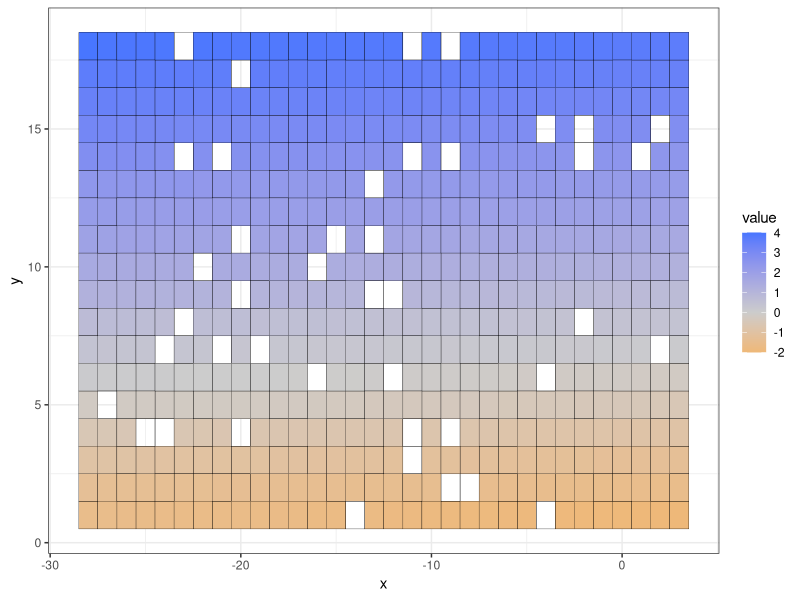
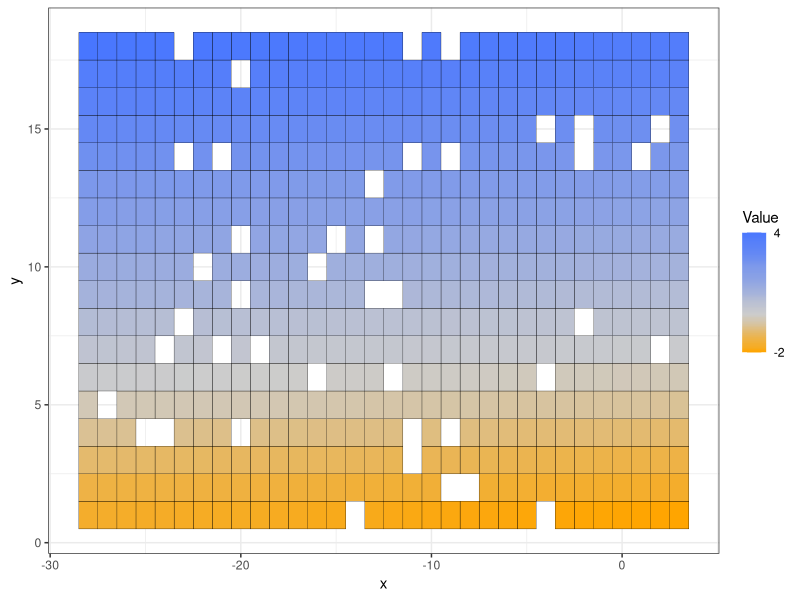
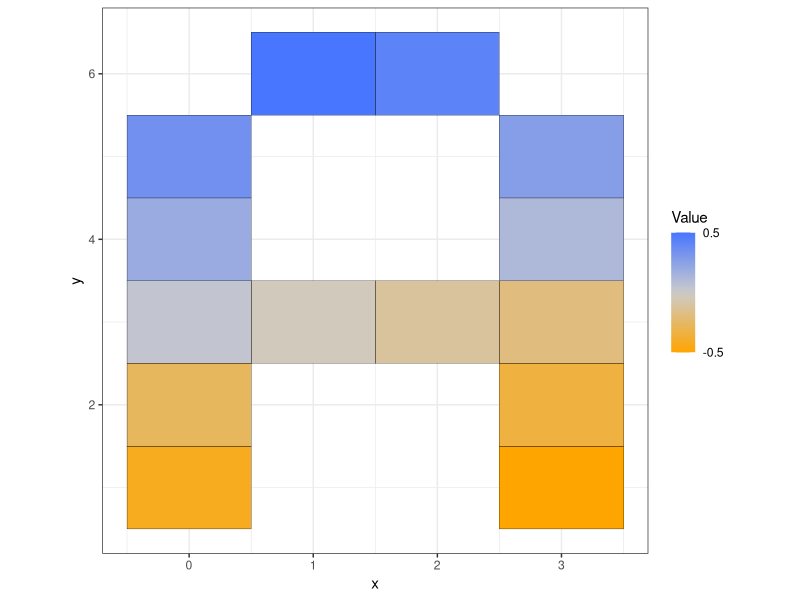

These charts were generated, in order, by the following R code:
library(tidyverse)

data_to_long_dataframe <- function(vs, width) {
  mat <- matrix(vs, ncol = width, byrow = TRUE)
  colnames(mat) <- purrr::map_chr(seq_len(NCOL(mat)), ~ paste0("V", .x))
  df <- as_tibble(mat)
  x_colnames <- colnames(df)

  df %>%
    dplyr::mutate(y = row_number()) %>%
    tidyr::pivot_longer(cols = x_colnames, names_to = "x") %>%
    dplyr::mutate(x = as.numeric(stringr::str_replace(x, "\\D", ""))) %>%
    dplyr::mutate(x = 1 + NCOL(.) - x) %>%
    dplyr::sample_n(NROW(.))
}

make_tile_dataframe <- function() {
  width <- 32
  height <- 18
  value_min <- -2
  value_max <- 4
  value_set <- sort(runif(n = width * height - 2, min = value_min, max = value_max))
  na_indexes <- sample(seq_len(NROW(value_set)), ceiling(width * 1.3), replace = FALSE)
  value_set[na_indexes] <- NA
  data_to_long_dataframe(vs = c(value_min, value_set, value_max), width = width)
}

make_a_font_dataframe <- function() {
  indicators <- c(1, 0, 0, 1, 1, 0, 0, 1, 1, 1, 1, 1, 1, 0, 0, 1, 1, 0, 0, 1, 0, 1, 1, 0)
  cumsum_values <- cumsum(indicators)
  min_value <- 1
  max_value <- max(cumsum_values)
  mid_value <- mean(c(min_value, max_value))
  values <- ((cumsum_values - mid_value) / (max_value - min_value)) * indicators
  values <- ifelse(abs(values) < 1e-7, rep(NA, NROW(values)), values)
  data_to_long_dataframe(vs = values, width = 4)
}

normalize_abs <- function(raw_values, color_high, color_low, color_middle) {
  minmax_values <- range(raw_values, na.rm = TRUE)
  min_value <- minmax_values[1]
  max_value <- minmax_values[2]

  to_colors <- function(normalized_values, color_start, color_end) {
    purrr::map_chr(normalized_values, function(x) {
      if (is.na(x)) {
        NA
      } else {
        rgb(colorRamp(c(color_start, color_end))(x) / 255)
      }
    })
  }

  if (min_value == max_value) {
    to_colors(rep(0, NROW(raw_values)), color_middle, color_high)
  } else if (min_value > 0) {
    to_colors((raw_values - min_value) / (max_value - min_value), color_middle, color_high)
  } else if (max_value < 0) {
    to_colors((max_value - raw_values) / (max_value - min_value), color_middle, color_low)
  } else {
    colors_positive <- to_colors(pmax(raw_values, 0) / max_value, color_middle, color_high)
    colors_negative <- to_colors(pmin(raw_values, 0) / min_value, color_middle, color_low)
    purrr::map_chr(seq_len(NROW(raw_values)), function(i) {
      x <- raw_values[[i]]
      if (is.na(x)) {
        NA
      } else if (x >= 0) {
        colors_positive[[i]]
      } else {
        colors_negative[[i]]
      }
    })
  }
}

draw_color_tiles <- function(df, color_high, color_low, color_middle, aspect_ratio) {
  df_drawn <- df %>%
    dplyr::arrange(value) %>%
    dplyr::mutate(col = normalize_abs(
      value, color_high = color_high, color_low = color_low, color_middle = color_middle)) %>%
    dplyr::mutate(index = row_number()) %>%
    na.omit()

  minmax_values <- range(df_drawn$value, na.rm = TRUE)
  minmax_indexes <- range(df_drawn$index, na.rm = TRUE)

  g <- ggplot(df_drawn)
  g <- g + geom_tile(aes(x=x, y=y, fill=index), color = "black")
  g <- g + scale_fill_gradientn("Value", colours = df_drawn$col, na.value = "transparent",
                                labels = minmax_values, breaks = minmax_indexes, limits = minmax_indexes)
  g <- g + theme_bw()
  if (!is.na(aspect_ratio)) {
    g <- g + theme(aspect.ratio = aspect_ratio)
  }
  plot(g)
}

color_high <- "royalblue1"
color_low <- "orange"
color_middle <- "gray80"

df_tiles <- make_tile_dataframe()
g <- ggplot(df_tiles)
g <- g + geom_tile(aes(x=x, y=y, fill=value), color = "black")
g <- g + scale_fill_gradient2(low = color_low, mid = color_middle,
                              high = color_high, na.value = "transparent")
g <- g + theme_bw()
plot(g)

draw_color_tiles(df = df_tiles, color_high = color_high, color_low = color_low,
                 color_middle = color_middle, aspect_ratio = NA)

df_a_font <- make_a_font_dataframe()
draw_color_tiles(df = df_a_font, color_high = color_high, color_low = color_low,
                 color_middle = color_middle, aspect_ratio = 1.0)
